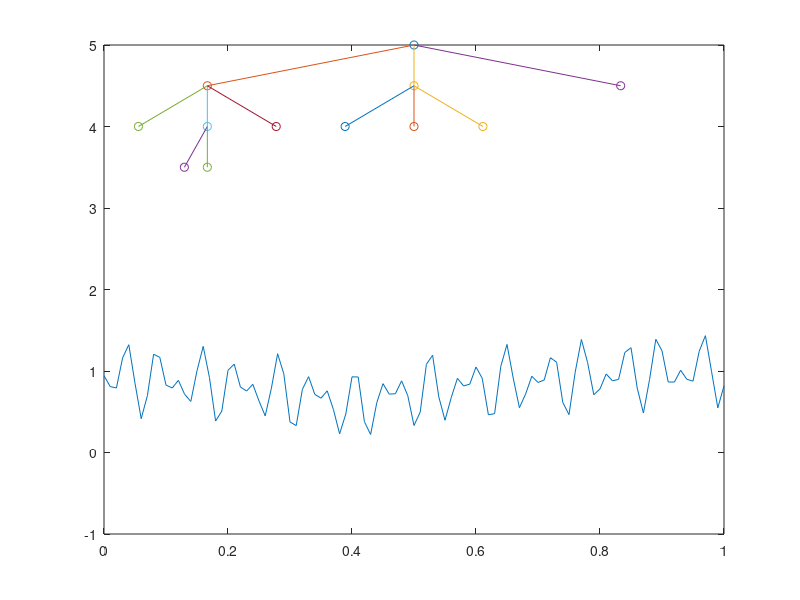

Write MATLAB code to recreate this figure. (Note: this script raises an error after producing the figure.)

clear all
% function-related
opts.ftarget = -inf;% ftarget
opts.fitnessFunc = @(x) 0.5 * (sin(23*(x-0.1)) .* sin(27*x)) + 0.5; % spherical function
% algorithm-related
opts.NUM_DIM = 1;
opts.MAX_FES = 100; % maximum number of evaluations
opts.MAX_RANGE = 1 * ones(opts.NUM_DIM,1);
opts.MIN_RANGE = 0 * ones(opts.NUM_DIM,1);
opts.NUM_FOLDS = 3;
opts.MIDDLE_CELL = ceil(opts.NUM_FOLDS/2);
opts.IS_EVEN_FOLDS = (mod(opts.NUM_FOLDS,2) == 0);
opts.INV_NUM_FOLDS = 1/opts.NUM_FOLDS;
opts.maxDepthFunc = 10;% or floor(10 * log(opts.MAX_FES)^(1.5)); 
% (it is supposed to be a function of number of expansion, set to a constant here according to the paper "bandits attach function optimization"
% add a condition if the full tree is explored and 
opts.MAX_NUM_NODES = floor((opts.NUM_FOLDS^(opts.maxDepthFunc+2)-1)/(opts.NUM_FOLDS-1)); % (k^(n+1)-1)/(k-1)
opts.EVAL_GAP = 5; % the difference between numevaluation and number of nodes
% visualization-related
opts.showRect = true;
opts.IS_VERBOSE    = (opts.NUM_DIM == 2) && opts.showRect;


%%%%%%%%%%%%%%%%%%%%%%%
% start the algorithm:
%%%%%%%%%%%%%%%%%%%%%%%
% root root:
root.bc.minX = opts.MIN_RANGE;
root.bc.maxX = opts.MAX_RANGE;
root.x = mean([root.bc.minX root.bc.maxX],2);
root.y = opts.fitnessFunc(root.x);
% update best
opts.xBest = root.x;
opts.yBest = root.y;
% update counters 
opts.numFEs = 1;
opts.minDepth=1;
opts.maxDepth=1;
opts.numNodes = 1;
% GP stuffs
sizeX = 8;
X = zeros(sizeX,opts.NUM_DIM);
y = zeros(sizeX,1);
X(1,:) = root.x';
y(1) = root.y;
Xidx= 1;
N = 1;
% invk counter
covCount = 0;
covRate = ceil(sizeX/2); % how often the covariance matrix is updated
% for the covariance matrix calculation, we used the squared
%Squared Exponential Kernel: the Radial Basis Function kernel, the Gaussian kernel. It has the form: 
% kSE(x,x′)=σ2exp(−(x−x′)/2ℓ2) with two parameters
% The lengthscale ℓ determines the length of the 'wiggles' in your function. In general, you won't be able to extrapolate more than ℓ units away from your data.
% The output variance σ2 determines the average distance of your function away from its mean. Every kernel has this parameter out in front; it's just a scale factor.
lengthScale = 0.01; % one third the search space should be but this is what we have set
scaleFactor = 0.01;
nodes{1} = root;

close all;
% visualize the tree
x1 = 0:0.01:1;
y1 = 0.5 * (sin(500*x1) .* sin(27*x1)) + 0.5 + 0.7 *(abs(x1-0.4)).^(0.5);
plot(x1,y1);
ylim([-1 5]);
hold on;
scatter(root.x,5);

% work till you run out of FEs
while(true)
	h = opts.minDepth - 1;
	v = inf;
	while (h <= min(opts.maxDepthFunc,opts.maxDepth))
		h = h + 1;
		[~,idx] = min([nodes{h}.y]);
		node = nodes{h}(idx);
		% expand or skip:
		if (v > node.y)
			v = node.y;
		else 
			if (h == min(opts.maxDepthFunc,opts.maxDepth)), break; end
			continue;
		end	

		nodes{h}(idx)=[];
		% check if empty:
		if (isempty(nodes{h}) && (h == opts.minDepth))
			opts.minDepth = opts.minDepth + 1;
		end
		% expand, split dimension-wise
		d = mod(h - 1, opts.NUM_DIM) + 1;
		r = (node.bc.maxX(d) - node.bc.minX(d)) * opts.INV_NUM_FOLDS;
		newNodes = repmat(node, 1,opts.NUM_FOLDS);
		opts.maxDepth = max(opts.maxDepth, h+1);
		for f = 1 : opts.NUM_FOLDS % children process
			isEvaluated = false;
			opts.numNodes = opts.numNodes + 1;
			newNodes(f).bc.minX = node.bc.minX;
			newNodes(f).bc.maxX = node.bc.maxX;
			newNodes(f).bc.minX(d) = newNodes(f).bc.minX(d) + r * (f-1);
			newNodes(f).bc.maxX(d) = newNodes(f).bc.minX(d) + r;
			newNodes(f).x = mean([newNodes(f).bc.minX newNodes(f).bc.maxX],2);
			if (f == opts.MIDDLE_CELL && ~opts.IS_EVEN_FOLDS)
				newNodes(f).x = node.x;
				newNodes(f).y = node.y;
			else
				newNodes(f).x = mean([newNodes(f).bc.minX newNodes(f).bc.maxX],2);
				% node evaluation (SOO for the first sizeX items)
				if (opts.numFEs < sizeX)
					newNodes(f).y = opts.fitnessFunc(newNodes(f).x);
					isEvaluated = true;
					% updates GP stuffs:
					X(Xidx+1,:) = newNodes(f).x';
					y(Xidx+1) = newNodes(f).y;
					Xidx = mod(Xidx + 1,sizeX);
				else
					N = N + 1; % update of this value should be reconsidered as matrix update is not always happening
					% update the covariance matrix once whole of the covariance matrix is updated
					if (covCount == 0) 
						[Kinv]=calculateInvCovarianceMatrix(X, lengthScale, scaleFactor);
					end
					covCount = mod(covCount+1, covRate);
					% calculate the bounds
					[mu,sigma]=estimateGP(newNodes(f).x',X,y,Kinv, lengthScale, scaleFactor);
					[UCB,LCB]=calculateBounds(mu,sigma, N);
					if (LCB <= opts.yBest || (opts.numNodes - opts.numFEs)> opts.EVAL_GAP)
						newNodes(f).y = opts.fitnessFunc(newNodes(f).x); 
						isEvaluated = true;
						% updates GP stuffs:
						X(Xidx+1,:) = newNodes(f).x';
						y(Xidx+1) =newNodes(f).y;
						Xidx = mod(Xidx + 1,sizeX);
					else   
						newNodes(f).y = UCB;
					end       
				end  
			end
			figure(1)
			plot([newNodes(f).x node.x],[5-0.5*h 5.5-0.5*h])
			hold on
			scatter(newNodes(f).x, 5-0.5*h,'o')
			hold on
			pause(0.1);

			% check fitness value & update
			if ((opts.yBest > newNodes(f).y) && (isEvaluated))
				opts.yBest = newNodes(f).y;
				opts.xBest = newNodes(f).x;
				% target reached ?
				if (opts.yBest < opts.ftarget)
					yBest =  opts.yBest;
					xBest =  opts.xBest;
					return;
				end
			end
			% check function evaluations
			if (isEvaluated)
				opts.numFEs = opts.numFEs + 1;
				if (opts.numFEs >= opts.MAX_FES)
					yBest =  opts.yBest;
					xBest =  opts.xBest;
					return;
				end
			end
			% if the tree is exhausted before the number of iterations
			if (opts.numNodes >= opts.MAX_NUM_NODES)
				disp(['The tree of depth ' num2str(opts.maxDepthFunc) ' has been fully explored with ' num2str(opts.numNodes) ' nodes!']);
				return;
			end 
		end % end children process
		 % put the children nodes
		if (length(nodes)>h)
			nodes{h+1} = [nodes{h+1} newNodes]; 
		else
			nodes{h+1} = newNodes;
		end
	end
end % end for h



